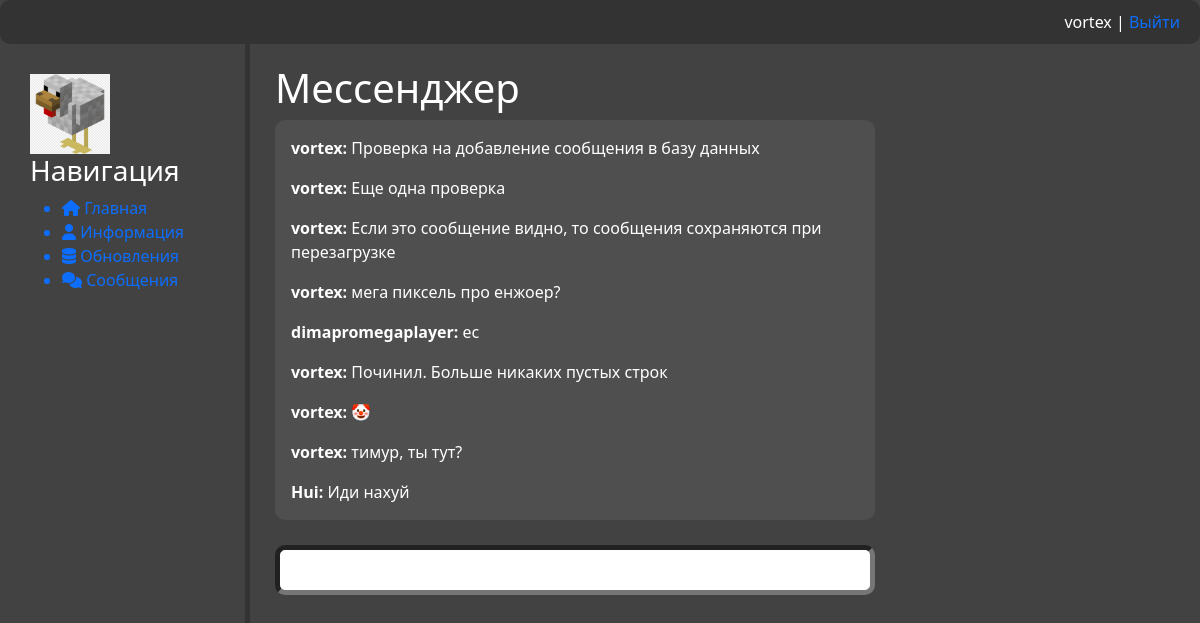
Page /chat/ (signed in) on the earlier database version.
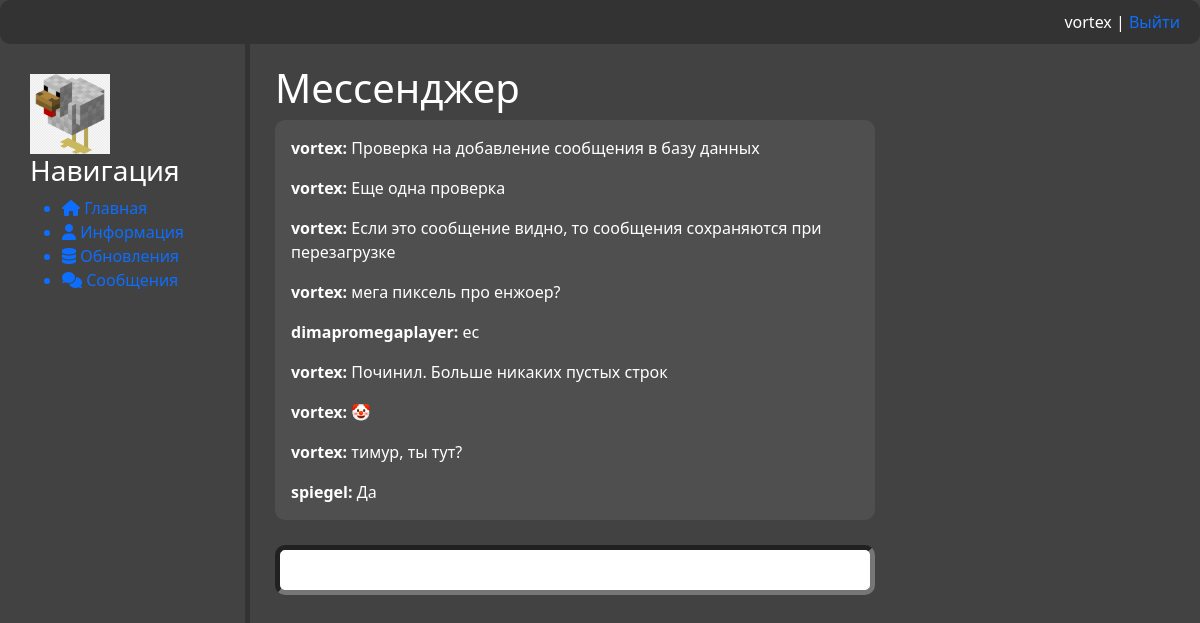
Same page on the later database version.
### chat/models.py (models this page shows)
class Messages(models.Model):
    sender = models.ForeignKey(User, on_delete=models.PROTECT, null=True, related_name='sent_messages')
    target = models.ForeignKey(User, on_delete=models.PROTECT, null=True, related_name='received_messages')
    message = models.TextField('Сообщение')
    date = models.DateTimeField('Дата', auto_now_add=True)

### chat/views.py (the view)
# urls.py: path('', views.ChatHome.as_view(), name='chat')
class ChatHome(LoginRequiredMixin, ListView):
    queryset = Messages.objects.all()
    template_name = 'chat/home.html'
    context_object_name = 'chat'
    login_url = reverse_lazy('not_auth')
    def get_context_data(self, *, object_list=None, **kwargs):
        context = super().get_context_data(**kwargs)
        context['title'] = 'Мессенджер'
        return context

### chat/templates/chat/home.html (shortened to what this page needs)
{% extends 'main/layout.html' %}
{% block content %}
<h1>Мессенджер</h1>
<div class="chat_main">
    <div id="messages" class="messages">
        {% if object_list %}
            {% for elem in chat %}
                    <p class="msg"><strong> {{elem.sender}}: </strong>{{elem.message}}</p>
            {% endfor %}
        {% endif %}
    </div>
    <form id="form_msg", class="form_msg">
        <input name="message" rows="3" class="message"></input>
    </form>
</div>
{% endblock %}

Differences in the rows shown:
changed Messages: sender "Hui" → "spiegel"; message "Иди нахуй" → "Да"
